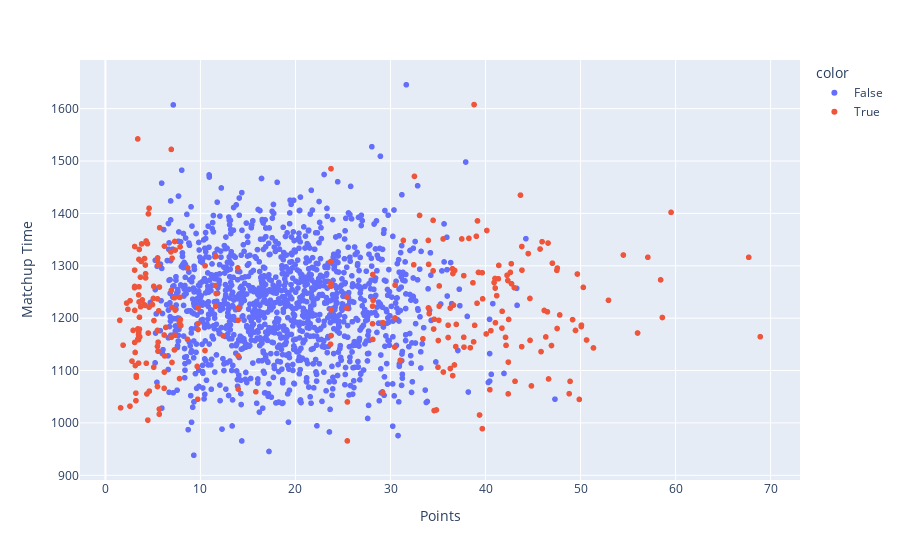

Notebook source saved alongside this figure:
### Code cell
fig = px.scatter(h2h_df, x='PLAYER_PTS', y='MATCHUP_TIME_SEC', color=is_outlier, 
                    labels={
                     'PLAYER_PTS': 'Points',
                     'MATCHUP_AST': 'Assists',
                     'MATCHUP_TOV': 'Turnovers',
                     'MATCHUP_TIME_SEC': 'Matchup Time'
                    })
fig.show()

### Figure 1 — Plotly figure (JSON) as saved in the notebook; plotly's stock layout.template omitted (floating-point values rounded to 4 significant figures; data arrays with more than 128 entries replaced by an {"elided": "..."} marker saying what was removed)
{"data": [{"hovertemplate": "color=False<br>Points=%{x}<br>Matchup Time=%{y}<extra></extra>", "legendgroup": "False", "marker": {"color": "#636efa", "symbol": "circle"}, "mode": "markers", "name": "False", "showlegend": true, "type": "scattergl", "x": {"elided": "1324 float values"}, "xaxis": "x", "y": {"elided": "1324 float values"}, "yaxis": "y"}, {"hovertemplate": "color=True<br>Points=%{x}<br>Matchup Time=%{y}<extra></extra>", "legendgroup": "True", "marker": {"color": "#EF553B", "symbol": "circle"}, "mode": "markers", "name": "True", "showlegend": true, "type": "scattergl", "x": {"elided": "267 float values"}, "xaxis": "x", "y": {"elided": "267 float values"}, "yaxis": "y"}], "layout": {"legend": {"title": {"text": "color"}, "tracegroupgap": 0}, "margin": {"t": 60}, "xaxis": {"anchor": "y", "domain": [0, 1], "title": {"text": "Points"}}, "yaxis": {"anchor": "x", "domain": [0, 1], "title": {"text": "Matchup Time"}}}}
